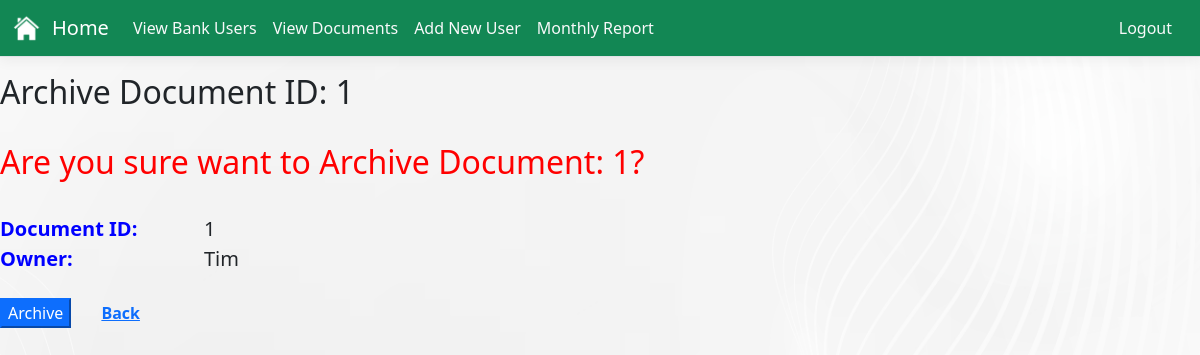
Page /Group31/archiveDoc.php?uid=1 on the earlier database version.
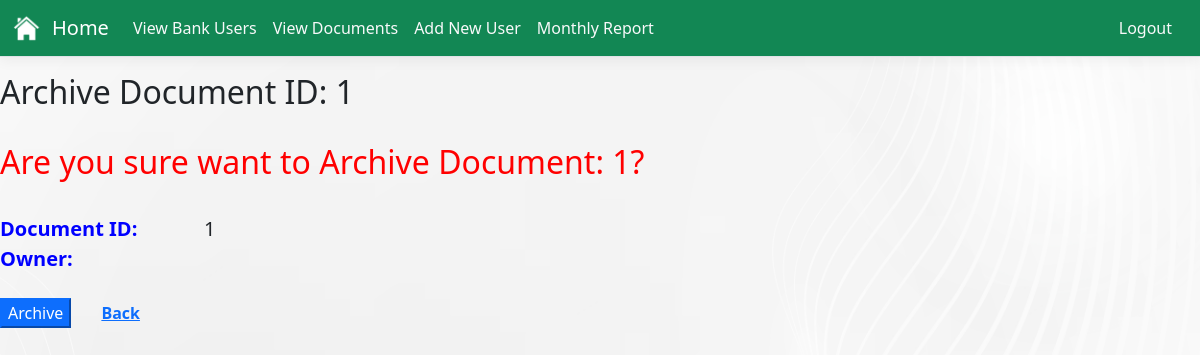
Same page on the later database version.
### tables this page shows
CREATE TABLE "documents" (
	"docID"	INTEGER NOT NULL,
	"owner"	INTEGER,
	"criticality"	INTEGER NOT NULL,
	"info"	INTEGER NOT NULL,
	"viewers"	INTEGER,
	PRIMARY KEY("docID")
);

### Group31/archiveDoc.php (the view, shortened to what this page needs)
<?php require("adminNav.php");
$db = new SQLite3('..\\Database\\Kuwaitt.db');
$sql = "SELECT * FROM documents WHERE docID=:uid";
$stmt = $db->prepare($sql);
$stmt->bindParam(':uid', $_GET['uid'], SQLITE3_TEXT);
$result= $stmt->execute();
while($row=$result->fetchArray(SQLITE3_NUM)){
    $arrayResult [] = $row;
}
?>
<div class="home">
<h2 class="text">Archive Document ID: <?php echo $_GET['uid'];?></h2><br>
        <h2 style="color: red;">Are you sure want to Archive Document: <?php echo $arrayResult[0][0] ?>?</h2><br>
        <div class="row">
            <div class="col-md-2">
                <label style="font-size: 20px; color:blue; font-weight: bold;">Document ID:</label>
            </div>
            <div class="col-md-6">
                <label style="font-size: 20px;"><?php echo $arrayResult[0][0] ?></label>
            </div>
        </div>
        <div class="row">
            <div class="col-md-2">
                <label style="font-size: 20px; color:blue; font-weight: bold;">Owner:</label>
            </div>
            <div class="col-md-6">
                <label style="font-size: 20px;"><?php echo $arrayResult[0][1] ?></label>
            </div>
        </div>
        <div class="row">
            <div class="col-5">
                <form method="post">
                     <input type="hidden" name="uid" value = "yes"><br>
                    <input type="submit" value="Archive" class="btn-primary" name="submit"><a href="adminDocument.php" style="font-weight: bold; padding-left: 30px;">Back</a>
                </form>
            </div>
        </div>

Differences in the rows shown:
changed documents id 1: owner "Tim" → (not shown)
